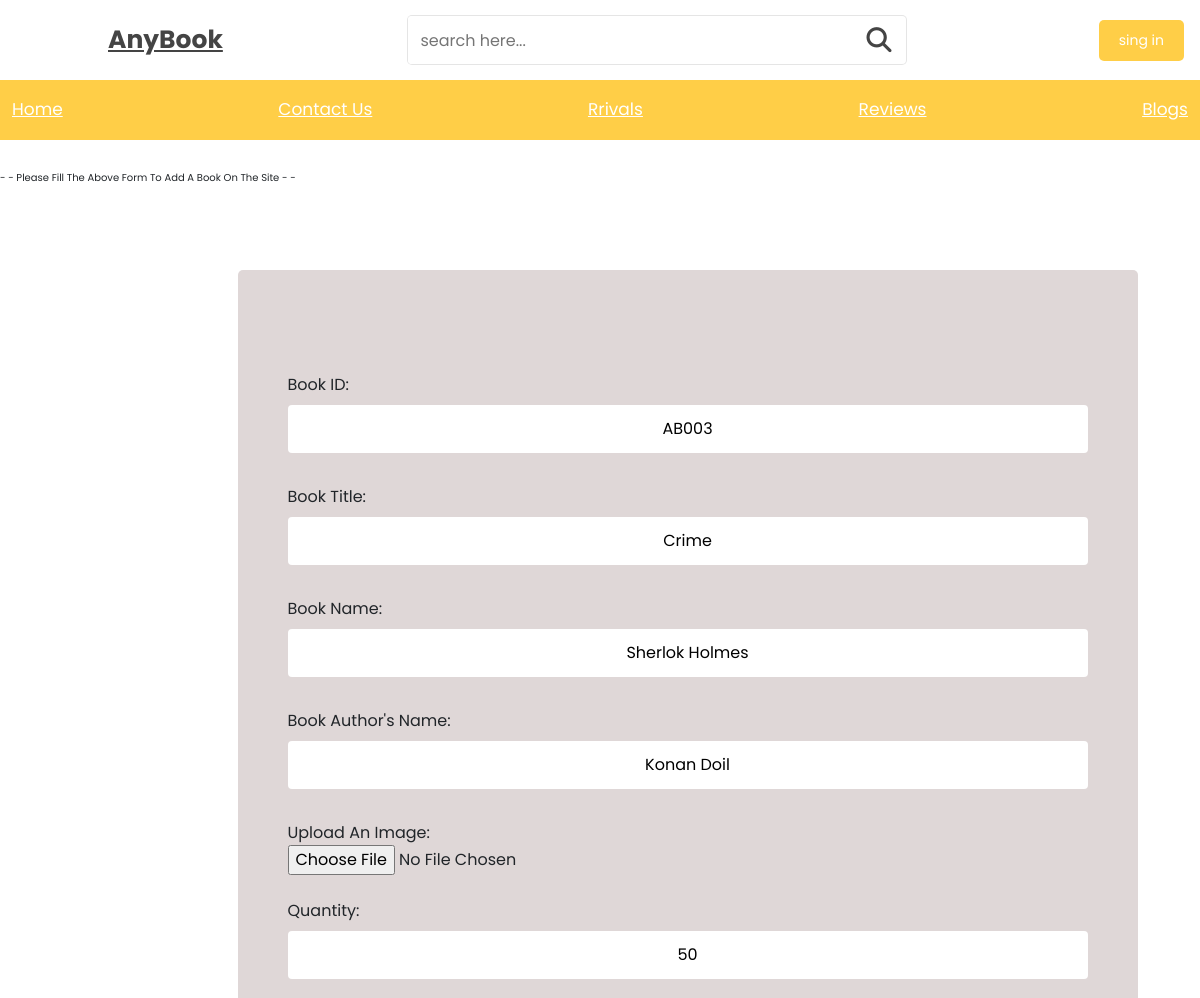
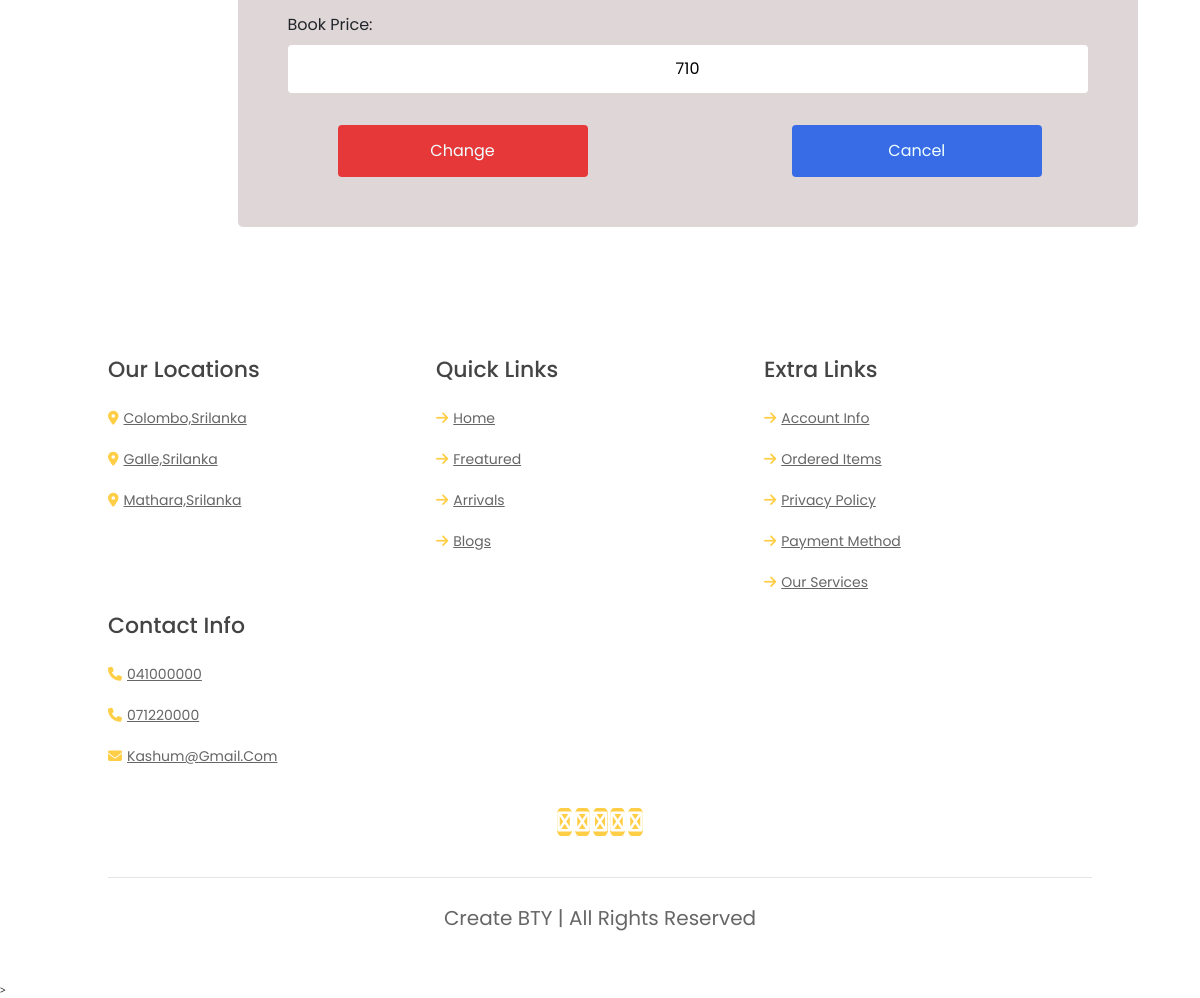
The page /book-keeper/edit.php?num=1 on the database its author committed (2 pictures, top to bottom).
### tables this page shows
CREATE TABLE `book` (
  `bookid` char(5) NOT NULL,
  `book_category` varchar(50) NOT NULL,
  `book_name` varchar(100) NOT NULL,
  `author_name` varchar(70) NOT NULL,
  `images` varchar(200) DEFAULT NULL,
  `quantity` int(11) NOT NULL,
  `price` float NOT NULL,
  `num` int(11) NOT NULL
);

### book-keeper/edit.php (the view, shortened to what this page needs)
<?php
$severname="localhost";
$username="root";
$password="";
$database="stor";
$connection=new mysqli($severname, $username, $password, $database);
$bookid = "";
$book_category = "";
$book_name = "";
$author_name = "";
$images = "";
$quantity = "";
$price = "";
if ($_SERVER['REQUEST_METHOD'] =='GET' )
 {
    $num = $_GET["num"];
    $sql = "SELECT * FROM book WHERE num=$num";
    $result = $connection->query($sql);
    $row = $result->fetch_assoc();
    $bookid = $row["bookid"];
    $book_category = $row["book_category"];
    $book_name = $row["book_name"];
    $author_name = $row["author_name"];
    $images = $row["images"];
    $quantity = $row["quantity"];
    $price = $row["price"];
    }
?>
<!DOCTYPE html>
<head>
    <link rel="stylesheet" href="Styles/log.css">
	<link rel="stylesheet" href="Styles/log2.css">
    <link rel="stylesheet" href="Styles/edit.css">
    <link rel="stylesheet" href="https://cdn.jsdelivr.net/npm/bootstrap@5.3.2/dist/css/bootstrap.min.css">
</head>
<body>
    <header class="header">
        <div class="header-1">
            <a href="" class="logo"> AnyBook  </a>
            <form action="" class="search-form">
                <input type="search" name="" placeholder="search here..." id="search-box">
                <label for="search-box" class="fas fa-search"></label>
            </form>
            <button  class="login-btn">sing in</div>
        <div class="header-2">
            <div class="navbar">
                <a href="#">Home</a>
                <a href="">contact us </a>
                <a href="">rrivals</a>
                <a href="">reviews</a>
                <a href="">blogs</a>
            </div>
        </div>
    </header>
    <br><br>
    <marquee behavior="rights" direction="rights" ><p class=".mar">- - Please  fill  the  above  form  to  add  a  book  on  the  site - -</p></marquee><br>
    <div class="container my-5">
    <div class="f2">
    <form method="post" enctype="multipart/form-data" >
        <h1 class="one"></h1><br>
        <br>
        <label for="bookid">Book ID:</label><br>
        <input type="text" id="bookid" name="bookid" value="<?php echo $bookid; ?>" placeholder="Enter Book ID"  required><br><br>
        <label for="booktitle">Book Title:</label><br>
        <input type="text" id="booktitle" name="book_category" value="<?php echo $book_category; ?>"  placeholder="Enter Book Title" required><br><br>
        <label for="bookname">Book Name:</label><br>
        <input type="text" id="bookname" name="book_name" value="<?php echo $book_name; ?>"  placeholder="Enter Book Name" required><br><br>
        <label for="bookauthor">Book Author's Name:</label><br>
        <input type="text" id="bookauthor" name="author_name" value="<?php echo $author_name; ?>"  placeholder="Enter Book Author's name" required><br><br>
        <label for="addimages">Upload an Image:</label><br>
        <input type="file" name="images" value="<?php echo $images; ?>"  id="images" ><br><br>
        <label for="quantity">Quantity:</label><br>
        <input type="text" id="quantity" name="quantity" value="<?php echo $quantity; ?>" placeholder="Enter Quantity" required><br><br>
        <label for="price">Book Price:</label><br>
        <input type="text" id="price" name="price" value="<?php echo $price; ?>" placeholder="Enter Book Price(Rs)" required><br><br>
        <input type="submit"  href="/bkeeper.php" value="Change">
        <button onclick="window.close()" href="/bkeeper.php" class="close"> Cancel</button>
    </form >
    </div>
</div>
 <section class="footer">
    <div class="box-container">
        <div class="box">
            <h3>our locations</h3>
            <a href=""><i class="fas fa-map-marker-alt"></i>colombo,srilanka</a>
            <a href=""><i class="fas fa-map-marker-alt"></i>galle,srilanka</a>
            <a href=""><i class="fas fa-map-marker-alt"></i>mathara,srilanka</a>
        </div>
        <div class="box">
            <h3>quick links</h3>
            <a href=""><i class="fas fa-arrow-right"></i>home</a>
            <a href=""><i class="fas fa-arrow-right"></i>freatured</a>
            <a href=""><i class="fas fa-arrow-right"></i>arrivals</a>
            <a href=""><i class="fas fa-arrow-right"></i>blogs</a>
        </div>
        <div class="box">
            <h3>extra links</h3>
            <a href=""><i class="fas fa-arrow-right"></i>account info</a>
            <a href=""><i class="fas fa-arrow-right"></i>ordered items</a>
            <a href=""><i class="fas fa-arrow-right"></i>privacy policy</a>
            <a href=""><i class="fas fa-arrow-right"></i>payment method</a>
            <a href=""><i class="fas fa-arrow-right"></i>our services</a>
        </div>
        <div class="box">
            <h3>contact info</h3>
            <a href=""><i class="fas fa-phone"></i>041000000</a>
            <a href=""><i class="fas fa-phone"></i>071220000</a>
            <a href=""><i class="fas fa-envelope"></i>kashum@gmail.com</a>
        </div>
    </div>
    <div class="share">
        <a href=""><i class="fas fa-facebook"></i></a>
        <a href=""><i class="fas fa-twitter"></i></a>
        <a href=""><i class="fas fa-instagram"></i></a>
        <a href=""><i class="fas fa-linkedin"></i></a>
        <a href=""><i class="fas fa-square-pinterest"></i></a>
    </div>
    <div class="credit">create bTY <span></span> | all rights reserved</div>
</section>
</body>
</body>
</html>>

### book-keeper/Styles/log.css (style rules this page uses)
* { margin: 0; padding: 0; font-family: 'Poppins', sans-serif; box-sizing: border-box; outline: none; border: none; text-decoration: none; text-transform: capitalize; transition: all .2s linear; transition: width none; }
.header .header-1 { display: flex; align-items: center; justify-content: space-between; padding: 1.5rem 9%; background: #fff; }
.header .header-1 .logo { font-size: 2.5rem; font-weight: bolder; color: var(--black); }
.header .header-1 .search-form { width: 50rem; height: 5rem; border: var(--border); overflow: hidden; background-color: #fff; display: flex; align-items: center; border-radius: 0.5rem; }
.header .header-1 .search-form input { font-size: 1.6rem; padding: 0 1.2rem; height: 100%; width: 100%; text-transform: none; color: var(--black); }
.header .header-1 .search-form label { font-size: 2.5rem; padding-right: 1.5rem; color: var(--black); cursor: pointer; }
.header .header-2 { background-color: var(--orange); }
.header .header-2 .navbar { text-align: center; }
.header .header-2 .navbar a { color: #fff; display: inline-block; padding: 1.2rem; font-size: 1.7rem; }
section { padding: 5rem 9%; }
.footer .box-container { display: grid; grid-template-columns: repeat(auto-fit,minmax(25rem,1fr)); padding: 1rem 0 ; }
.footer .box-container .box h3 { font-size: 2.2rem; color: var(--black); padding: 1rem 0; }
.footer .box-container .box a { display: block; font-size: 1.4rem; color: var(--light-color); padding: 1rem 0; }
.footer .box-container .box a i { color: var(--orange); padding-right: 0.5rem; }
.footer .share { padding: 1rem 0; text-align: center; }
.footer .share a { height: 5rem; width: 5rem; line-height: 5rem; font-size: 2rem; color: #fff; background: var(--orange); margin: 0 0 0.3rem; border-radius: 50%; }
.footer .credit { border-top: var(--border); margin-top: 2rem; padding: 0 1rem; padding-top: 2.5rem; font-size: 2rem; color: var(--light-color); text-align: center; }

### book-keeper/Styles/log2.css (style rules this page uses)
* { margin: 0; padding: 0; font-family: 'Poppins', sans-serif; box-sizing: border-box; outline: none; border: none; text-decoration: none; text-transform: capitalize; transition: all .2s linear; transition: width none; }
.header .header-1 { display: flex; align-items: center; justify-content: space-between; padding: 1.5rem 9%; background: #fff; }
.header .header-1 .logo { font-size: 2.5rem; font-weight: bolder; --orange:#ffce47; }
.header .header-1 .search-form { width: 50rem; height: 5rem; border: var(--border); overflow: hidden; background-color: #fff; display: flex; align-items: center; border-radius: 0.5rem; }
.header .header-1 .search-form input { font-size: 1.6rem; padding: 0 1.2rem; height: 100%; width: 100%; text-transform: none; color: var(--black); }
.header .header-1 .search-form label { font-size: 2.5rem; padding-right: 1.5rem; color: var(--black); cursor: pointer; }
.login-btn { position: absolute; top: 20px; right: 16px; font-size: 14px; background-color:var(--orange); color: #fff; padding: 10px 20px; border: none; border-radius: 5px; }
.header .header-2 { background-color: var(--orange); }
.header .header-2 .navbar { text-align: center; }
.header .header-2 .navbar a { color: #fff; display: inline-block; padding: 1.2rem; font-size: 1.7rem; }
section { padding: 5rem 9%; }
.footer .box-container { display: grid; grid-template-columns: repeat(auto-fit,minmax(25rem,1fr)); padding: 1rem 0 ; }
.footer .box-container .box h3 { font-size: 2.2rem; color: var(--black); padding: 1rem 0; }
.footer .box-container .box a { display: block; font-size: 1.4rem; color: var(--light-color); padding: 1rem 0; }
.footer .box-container .box a i { color: var(--orange); padding-right: 0.5rem; }
.footer .share { padding: 1rem 0; text-align: center; }
.footer .share a { height: 5rem; width: 5rem; line-height: 5rem; font-size: 2rem; color: #fff; background: var(--orange); margin: 0 0 0.3rem; border-radius: 25%; }
.footer .credit { border-top: var(--border); margin-top: 2rem; padding: 0 1rem; padding-top: 2.5rem; font-size: 2rem; color: var(--light-color); text-align: center; }

### rows shown on the page
book: bookid "AB003", book_category "crime", book_name "Sherlok Holmes", author_name "konan doil", quantity "50", price "710"
